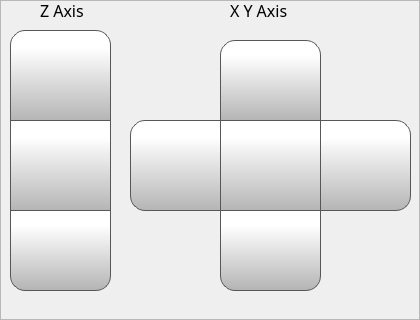
          <widget class="QFrame" name="jogFrame">
           <property name="minimumSize">
            <size>
             <width>0</width>
             <height>320</height>
            </size>
           </property>
           <property name="maximumSize">
            <size>
             <width>16777215</width>
             <height>200</height>
            </size>
           </property>
           <property name="font">
            <font>
             <pointsize>12</pointsize>
            </font>
           </property>
           <property name="frameShape">
            <enum>QFrame::StyledPanel</enum>
           </property>
           <property name="frameShadow">
            <enum>QFrame::Raised</enum>
           </property>
           <widget class="QPushButton" name="piMoveZPButton">
            <property name="geometry">
             <rect>
              <x>10</x>
              <y>210</y>
              <width>101</width>
              <height>81</height>
             </rect>
            </property>
            <property name="minimumSize">
             <size>
              <width>0</width>
              <height>0</height>
             </size>
            </property>
            <property name="maximumSize">
             <size>
              <width>101</width>
              <height>91</height>
             </size>
            </property>
            <property name="font">
             <font>
              <family>MS Shell Dlg 2</family>
              <pointsize>12</pointsize>
             </font>
            </property>
            <property name="styleSheet">
             <string notr="true">QPushButton {
     border: 1px solid rgb(87, 87, 87);

	background-color: qlineargradient(spread:pad, x1:0, y1:1, x2:0, y2:0.188, stop:0 rgba(180, 180, 180, 255), stop:1 rgba(255, 255, 255, 255));
	border-bottom-left-radius: 15px;
	border-bottom-right-radius: 15px;
}

QPushButton:pressed {
    background-color: qlineargradient(x1: 0, y1: 0, x2: 0, y2: 1,
                                      stop: 0 #dadbde, stop: 1 #f6f7fa);
}

QPushButton:flat {
    border: none; /* no border for a flat push button */
}

QPushButton:default {
    border-color: navy; /* make the default button prominent */
}

QPushButton:focus {
	outline: none;
}</string>
            </property>
            <property name="text">
             <string/>
            </property>
            <property name="icon">
             <iconset resource="../../resources/resource.qrc">
              <normaloff>:/Navigation/img/Navigation/arrows-5.png</normaloff>:/Navigation/img/Navigation/arrows-5.png</iconset>
            </property>
            <property name="iconSize">
             <size>
              <width>40</width>
              <height>40</height>
             </size>
            </property>
            <property name="checkable">
             <bool>false</bool>
            </property>
            <property name="autoDefault">
             <bool>false</bool>
            </property>
            <property name="default">
             <bool>false</bool>
            </property>
            <property name="flat">
             <bool>false</bool>
            </property>
           </widget>
           <widget class="QPushButton" name="piHomeZButton">
            <property name="geometry">
             <rect>
              <x>10</x>
              <y>120</y>
              <width>101</width>
              <height>91</height>
             </rect>
            </property>
            <property name="minimumSize">
             <size>
              <width>0</width>
              <height>0</height>
             </size>
            </property>
            <property name="maximumSize">
             <size>
              <width>101</width>
              <height>91</height>
             </size>
            </property>
            <property name="font">
             <font>
              <family>MS Shell Dlg 2</family>
              <pointsize>12</pointsize>
             </font>
            </property>
            <property name="styleSheet">
             <string notr="true">QPushButton {
     border: 1px solid rgb(87, 87, 87);

	background-color: qlineargradient(spread:pad, x1:0, y1:1, x2:0, y2:0.188, stop:0 rgba(180, 180, 180, 255), stop:1 rgba(255, 255, 255, 255));
}

QPushButton:pressed {
    background-color: qlineargradient(x1: 0, y1: 0, x2: 0, y2: 1,
                                      stop: 0 #dadbde, stop: 1 #f6f7fa);
}

QPushButton:flat {
    border: none; /* no border for a flat push button */
}

QPushButton:default {
    border-color: navy; /* make the default button prominent */
}

QPushButton:focus {
	outline: none;
}</string>
            </property>
            <property name="text">
             <string/>
            </property>
            <property name="icon">
             <iconset resource="../../resources/resource.qrc">
              <normaloff>:/Icons/img/icons/home-icon-silhouette.png</normaloff>:/Icons/img/icons/home-icon-silhouette.png</iconset>
            </property>
            <property name="iconSize">
             <size>
              <width>40</width>
              <height>40</height>
             </size>
            </property>
            <property name="checkable">
             <bool>false</bool>
            </property>
            <property name="autoDefault">
             <bool>false</bool>
            </property>
            <property name="default">
             <bool>false</bool>
            </property>
            <property name="flat">
             <bool>false</bool>
            </property>
           </widget>
           <widget class="QPushButton" name="piMoveZMButton">
            <property name="geometry">
             <rect>
              <x>10</x>
              <y>30</y>
              <width>101</width>
              <height>91</height>
             </rect>
            </property>
            <property name="minimumSize">
             <size>
              <width>0</width>
              <height>0</height>
             </size>
            </property>
            <property name="maximumSize">
             <size>
              <width>101</width>
              <height>91</height>
             </size>
            </property>
            <property name="font">
             <font>
              <family>MS Shell Dlg 2</family>
              <pointsize>12</pointsize>
             </font>
            </property>
            <property name="styleSheet">
             <string notr="true">QPushButton {
     border: 1px solid rgb(87, 87, 87);

	background-color: qlineargradient(spread:pad, x1:0, y1:1, x2:0, y2:0.188, stop:0 rgba(180, 180, 180, 255), stop:1 rgba(255, 255, 255, 255));
	border-top-left-radius: 15px;
	border-top-right-radius: 15px;
}

QPushButton:pressed {
    background-color: qlineargradient(x1: 0, y1: 0, x2: 0, y2: 1,
                                      stop: 0 #dadbde, stop: 1 #f6f7fa);
}

QPushButton:flat {
    border: none; /* no border for a flat push button */
}

QPushButton:default {
    border-color: navy; /* make the default button prominent */
}

QPushButton:focus {
	outline: none;
}</string>
            </property>
            <property name="text">
             <string/>
            </property>
            <property name="icon">
             <iconset resource="../../resources/resource.qrc">
              <normaloff>:/Navigation/img/Navigation/arrows.png</normaloff>:/Navigation/img/Navigation/arrows.png</iconset>
            </property>
            <property name="iconSize">
             <size>
              <width>40</width>
              <height>40</height>
             </size>
            </property>
            <property name="checkable">
             <bool>false</bool>
            </property>
            <property name="autoDefault">
             <bool>false</bool>
            </property>
            <property name="default">
             <bool>false</bool>
            </property>
            <property name="flat">
             <bool>false</bool>
            </property>
           </widget>
           <widget class="QLabel" name="fileInfoLabel_9">
            <property name="geometry">
             <rect>
              <x>40</x>
              <y>0</y>
              <width>58</width>
              <height>20</height>
             </rect>
            </property>
            <property name="maximumSize">
             <size>
              <width>16777215</width>
              <height>20</height>
             </size>
            </property>
            <property name="font">
             <font>
              <family>Gotham</family>
              <pointsize>12</pointsize>
              <bold>false</bold>
             </font>
            </property>
            <property name="styleSheet">
             <string notr="true"/>
            </property>
            <property name="text">
             <string>Z Axis</string>
            </property>
           </widget>
           <widget class="QPushButton" name="piMoveXMButton">
            <property name="geometry">
             <rect>
              <x>220</x>
              <y>40</y>
              <width>101</width>
              <height>81</height>
             </rect>
            </property>
            <property name="minimumSize">
             <size>
              <width>0</width>
              <height>0</height>
             </size>
            </property>
            <property name="maximumSize">
             <size>
              <width>101</width>
              <height>91</height>
             </size>
            </property>
            <property name="font">
             <font>
              <family>MS Shell Dlg 2</family>
              <pointsize>12</pointsize>
             </font>
            </property>
            <property name="styleSheet">
             <string notr="true">QPushButton {
     border: 1px solid rgb(87, 87, 87);

	background-color: qlineargradient(spread:pad, x1:0, y1:1, x2:0, y2:0.188, stop:0 rgba(180, 180, 180, 255), stop:1 rgba(255, 255, 255, 255));
	border-top-left-radius: 15px;
	border-top-right-radius: 15px;
}

QPushButton:pressed {
    background-color: qlineargradient(x1: 0, y1: 0, x2: 0, y2: 1,
                                      stop: 0 #dadbde, stop: 1 #f6f7fa);
}

QPushButton:flat {
    border: none; /* no border for a flat push button */
}

QPushButton:default {
    border-color: navy; /* make the default button prominent */
}

QPushButton:focus {
	outline: none;
}</string>
            </property>
            <property name="text">
             <string/>
            </property>
            <property name="icon">
             <iconset resource="../../resources/resource.qrc">
              <normaloff>:/Navigation/img/Navigation/arrows.png</normaloff>:/Navigation/img/Navigation/arrows.png</iconset>
            </property>
            <property name="iconSize">
             <size>
              <width>40</width>
              <height>40</height>
             </size>
            </property>
            <property name="checkable">
             <bool>false</bool>
            </property>
            <property name="autoDefault">
             <bool>false</bool>
            </property>
            <property name="default">
             <bool>false</bool>
            </property>
            <property name="flat">
             <bool>false</bool>
            </property>
           </widget>
           <widget class="QPushButton" name="piMoveXPButton">
            <property name="geometry">
             <rect>
              <x>220</x>
              <y>210</y>
              <width>101</width>
              <height>81</height>
             </rect>
            </property>
            <property name="minimumSize">
             <size>
              <width>0</width>
              <height>0</height>
             </size>
            </property>
            <property name="maximumSize">
             <size>
              <width>101</width>
              <height>91</height>
             </size>
            </property>
            <property name="font">
             <font>
              <family>MS Shell Dlg 2</family>
              <pointsize>12</pointsize>
             </font>
            </property>
            <property name="styleSheet">
             <string notr="true">QPushButton {
     border: 1px solid rgb(87, 87, 87);

	background-color: qlineargradient(spread:pad, x1:0, y1:1, x2:0, y2:0.188, stop:0 rgba(180, 180, 180, 255), stop:1 rgba(255, 255, 255, 255));
	border-bottom-left-radius: 15px;
	border-bottom-right-radius: 15px;
}

QPushButton:pressed {
    background-color: qlineargradient(x1: 0, y1: 0, x2: 0, y2: 1,
                                      stop: 0 #dadbde, stop: 1 #f6f7fa);
}

QPushButton:flat {
    border: none; /* no border for a flat push button */
}

QPushButton:default {
    border-color: navy; /* make the default button prominent */
}

QPushButton:focus {
	outline: none;
}</string>
            </property>
            <property name="text">
             <string/>
            </property>
            <property name="icon">
             <iconset resource="../../resources/resource.qrc">
              <normaloff>:/Navigation/img/Navigation/arrows-5.png</normaloff>:/Navigation/img/Navigation/arrows-5.png</iconset>
            </property>
            <property name="iconSize">
             <size>
              <width>40</width>
              <height>40</height>
             </size>
            </property>
            <property name="checkable">
             <bool>false</bool>
            </property>
            <property name="autoDefault">
             <bool>false</bool>
            </property>
            <property name="default">
             <bool>false</bool>
            </property>
            <property name="flat">
             <bool>false</bool>
            </property>
           </widget>
           <widget class="QPushButton" name="piHomeXYButton">
            <property name="geometry">
             <rect>
              <x>220</x>
              <y>120</y>
              <width>101</width>
              <height>91</height>
             </rect>
            </property>
            <property name="minimumSize">
             <size>
              <width>0</width>
              <height>0</height>
             </size>
            </property>
            <property name="maximumSize">
             <size>
              <width>101</width>
              <height>91</height>
             </size>
            </property>
            <property name="font">
             <font>
              <family>MS Shell Dlg 2</family>
              <pointsize>12</pointsize>
             </font>
            </property>
            <property name="styleSheet">
             <string notr="true">QPushButton {
     border: 1px solid rgb(87, 87, 87);

	background-color: qlineargradient(spread:pad, x1:0, y1:1, x2:0, y2:0.188, stop:0 rgba(180, 180, 180, 255), stop:1 rgba(255, 255, 255, 255));
}

QPushButton:pressed {
    background-color: qlineargradient(x1: 0, y1: 0, x2: 0, y2: 1,
                                      stop: 0 #dadbde, stop: 1 #f6f7fa);
}

QPushButton:flat {
    border: none; /* no border for a flat push button */
}

QPushButton:default {
    border-color: navy; /* make the default button prominent */
}

QPushButton:focus {
	outline: none;
}</string>
            </property>
            <property name="text">
             <string/>
            </property>
            <property name="icon">
             <iconset resource="../../resources/resource.qrc">
              <normaloff>:/Icons/img/icons/home-icon-silhouette.png</normaloff>:/Icons/img/icons/home-icon-silhouette.png</iconset>
            </property>
            <property name="iconSize">
             <size>
              <width>40</width>
              <height>40</height>
             </size>
            </property>
            <property name="checkable">
             <bool>false</bool>
            </property>
            <property name="autoDefault">
             <bool>false</bool>
            </property>
            <property name="default">
             <bool>false</bool>
            </property>
            <property name="flat">
             <bool>false</bool>
            </property>
           </widget>
           <widget class="QLabel" name="feedLabel_4">
            <property name="geometry">
             <rect>
              <x>230</x>
              <y>0</y>
              <width>84</width>
              <height>20</height>
             </rect>
            </property>
            <property name="maximumSize">
             <size>
              <width>16777215</width>
              <height>20</height>
             </size>
            </property>
            <property name="font">
             <font>
              <family>Gotham</family>
              <pointsize>12</pointsize>
              <bold>false</bold>
             </font>
            </property>
            <property name="styleSheet">
             <string notr="true"/>
            </property>
            <property name="text">
             <string>X Y Axis </string>
            </property>
           </widget>
           <widget class="QPushButton" name="piMoveYPButton">
            <property name="geometry">
             <rect>
              <x>130</x>
              <y>120</y>
              <width>91</width>
              <height>91</height>
             </rect>
            </property>
            <property name="minimumSize">
             <size>
              <width>0</width>
              <height>0</height>
             </size>
            </property>
            <property name="maximumSize">
             <size>
              <width>101</width>
              <height>91</height>
             </size>
            </property>
            <property name="font">
             <font>
              <family>MS Shell Dlg 2</family>
              <pointsize>12</pointsize>
             </font>
            </property>
            <property name="styleSheet">
             <string notr="true">QPushButton {
     border: 1px solid rgb(87, 87, 87);
     transform: rotate(45deg);
	background-color: qlineargradient(spread:pad, x1:0, y1:1, x2:0, y2:0.188, stop:0 rgba(180, 180, 180, 255), stop:1 rgba(255, 255, 255, 255));
	border-top-left-radius: 15px;
	border-bottom-left-radius: 15px;
}

QPushButton:pressed {
    background-color: qlineargradient(x1: 0, y1: 0, x2: 0, y2: 1,
                                      stop: 0 #dadbde, stop: 1 #f6f7fa);
}

QPushButton:flat {
    border: none; /* no border for a flat push button */
}

QPushButton:default {
    border-color: navy; /* make the default button prominent */
}

QPushButton:focus {
	outline: none;
}</string>
            </property>
            <property name="text">
             <string/>
            </property>
            <property name="icon">
             <iconset resource="../../resources/resource.qrc">
              <normaloff>:/Navigation/img/Navigation/arrows.png</normaloff>:/Navigation/img/Navigation/arrows.png</iconset>
            </property>
            <property name="iconSize">
             <size>
              <width>40</width>
              <height>40</height>
             </size>
            </property>
            <property name="checkable">
             <bool>false</bool>
            </property>
            <property name="autoDefault">
             <bool>false</bool>
            </property>
            <property name="default">
             <bool>false</bool>
            </property>
            <property name="flat">
             <bool>false</bool>
            </property>
           </widget>
           <widget class="QPushButton" name="piMoveYMButton">
            <property name="geometry">
             <rect>
              <x>320</x>
              <y>120</y>
              <width>91</width>
              <height>91</height>
             </rect>
            </property>
            <property name="minimumSize">
             <size>
              <width>0</width>
              <height>0</height>
             </size>
            </property>
            <property name="maximumSize">
             <size>
              <width>101</width>
              <height>91</height>
             </size>
            </property>
            <property name="font">
             <font>
              <family>MS Shell Dlg 2</family>
              <pointsize>12</pointsize>
             </font>
            </property>
            <property name="styleSheet">
             <string notr="true">QPushButton {
     border: 1px solid rgb(87, 87, 87);

	background-color: qlineargradient(spread:pad, x1:0, y1:1, x2:0, y2:0.188, stop:0 rgba(180, 180, 180, 255), stop:1 rgba(255, 255, 255, 255));
	border-bottom-right-radius: 15px;
	border-top-right-radius: 15px;
}

QPushButton:pressed {
    background-color: qlineargradient(x1: 0, y1: 0, x2: 0, y2: 1,
                                      stop: 0 #dadbde, stop: 1 #f6f7fa);
}

QPushButton:flat {
    border: none; /* no border for a flat push button */
}

QPushButton:default {
    border-color: navy; /* make the default button prominent */
}

QPushButton:focus {
	outline: none;
}</string>
            </property>
            <property name="text">
             <string/>
            </property>
            <property name="icon">
             <iconset resource="../../resources/resource.qrc">
              <normaloff>:/Navigation/img/Navigation/arrows-5.png</normaloff>:/Navigation/img/Navigation/arrows-5.png</iconset>
            </property>
            <property name="iconSize">
             <size>
              <width>40</width>
              <height>40</height>
             </size>
            </property>
            <property name="checkable">
             <bool>false</bool>
            </property>
            <property name="autoDefault">
             <bool>false</bool>
            </property>
            <property name="default">
             <bool>false</bool>
            </property>
            <property name="flat">
             <bool>false</bool>
            </property>
           </widget>
          </widget>
